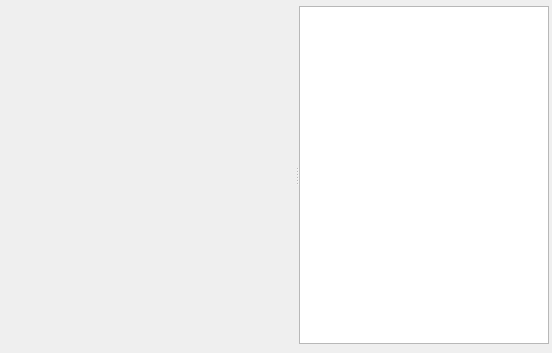
<?xml version="1.0" encoding="UTF-8"?>
<ui version="4.0">
 <class>MultiUserChatWindowClass</class>
 <widget class="QMainWindow" name="MultiUserChatWindowClass">
  <property name="geometry">
   <rect>
    <x>0</x>
    <y>0</y>
    <width>552</width>
    <height>353</height>
   </rect>
  </property>
  <widget class="QWidget" name="wdtCentral">
   <layout class="QVBoxLayout" name="verticalLayout">
    <property name="spacing">
     <number>3</number>
    </property>
    <property name="margin">
     <number>3</number>
    </property>
    <item>
     <widget class="QWidget" name="wdtInfo" native="true"/>
    </item>
    <item>
     <widget class="QSplitter" name="sprHSplitter">
      <property name="sizePolicy">
       <sizepolicy hsizetype="Expanding" vsizetype="Expanding">
        <horstretch>0</horstretch>
        <verstretch>0</verstretch>
       </sizepolicy>
      </property>
      <property name="orientation">
       <enum>Qt::Horizontal</enum>
      </property>
      <property name="childrenCollapsible">
       <bool>false</bool>
      </property>
      <widget class="QWidget" name="wdtView" native="true">
       <property name="sizePolicy">
        <sizepolicy hsizetype="Expanding" vsizetype="Expanding">
         <horstretch>3</horstretch>
         <verstretch>0</verstretch>
        </sizepolicy>
       </property>
      </widget>
      <widget class="QListView" name="ltvUsers">
       <property name="sizePolicy">
        <sizepolicy hsizetype="Expanding" vsizetype="Expanding">
         <horstretch>1</horstretch>
         <verstretch>0</verstretch>
        </sizepolicy>
       </property>
       <property name="editTriggers">
        <set>QAbstractItemView::NoEditTriggers</set>
       </property>
       <property name="uniformItemSizes">
        <bool>true</bool>
       </property>
      </widget>
     </widget>
    </item>
    <item>
     <widget class="QWidget" name="wdtToolBar" native="true"/>
    </item>
    <item>
     <widget class="QWidget" name="wdtEdit" native="true"/>
    </item>
   </layout>
  </widget>
 </widget>
 <layoutdefault spacing="6" margin="11"/>
 <resources/>
 <connections/>
</ui>
